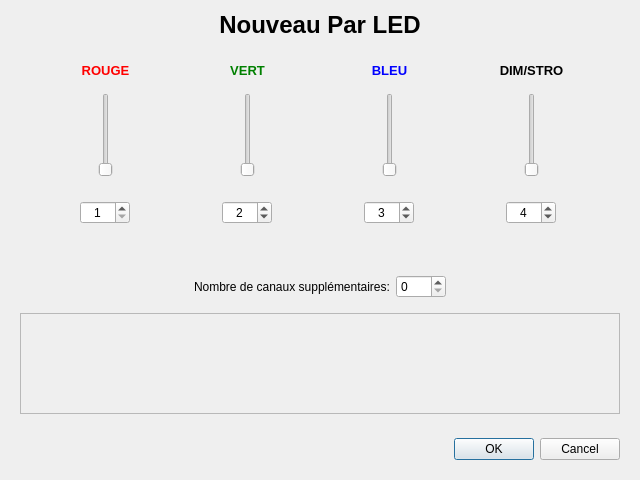
<?xml version="1.0" encoding="UTF-8"?>
<ui version="4.0">
 <class>FenetreAjoutPar</class>
 <widget class="QDialog" name="FenetreAjoutPar">
  <property name="geometry">
   <rect>
    <x>0</x>
    <y>0</y>
    <width>640</width>
    <height>480</height>
   </rect>
  </property>
  <property name="windowTitle">
   <string>Ajouter un Par LED</string>
  </property>
  <layout class="QVBoxLayout" name="verticalLayout_3">
   <item>
    <widget class="QLabel" name="labelTitre">
     <property name="text">
      <string>&lt;!DOCTYPE HTML PUBLIC &quot;-//W3C//DTD HTML 4.0//EN&quot; &quot;http://www.w3.org/TR/REC-html40/strict.dtd&quot;&gt;
&lt;html&gt;&lt;head&gt;&lt;meta name=&quot;qrichtext&quot; content=&quot;1&quot; /&gt;&lt;style type=&quot;text/css&quot;&gt;
p, li { white-space: pre-wrap; }
&lt;/style&gt;&lt;/head&gt;&lt;body style=&quot; font-family:'Droid Sans'; font-size:10pt; font-weight:400; font-style:normal;&quot;&gt;
&lt;p style=&quot; margin-top:0px; margin-bottom:0px; margin-left:0px; margin-right:0px; -qt-block-indent:0; text-indent:0px;&quot;&gt;&lt;span style=&quot; font-size:18pt; font-weight:600;&quot;&gt;Nouveau Par LED&lt;/span&gt;&lt;/p&gt;&lt;/body&gt;&lt;/html&gt;</string>
     </property>
     <property name="alignment">
      <set>Qt::AlignCenter</set>
     </property>
    </widget>
   </item>
   <item>
    <widget class="QWidget" name="conteneurMultiple" native="true">
     <layout class="QHBoxLayout" name="horizontalLayout_12">
      <item>
       <widget class="QWidget" name="conteneurRED" native="true">
        <property name="minimumSize">
         <size>
          <width>0</width>
          <height>0</height>
         </size>
        </property>
        <property name="maximumSize">
         <size>
          <width>101</width>
          <height>16777215</height>
         </size>
        </property>
        <layout class="QVBoxLayout" name="verticalLayout">
         <item>
          <widget class="QLabel" name="labelRED">
           <property name="text">
            <string>&lt;!DOCTYPE HTML PUBLIC &quot;-//W3C//DTD HTML 4.0//EN&quot; &quot;http://www.w3.org/TR/REC-html40/strict.dtd&quot;&gt;
&lt;html&gt;&lt;head&gt;&lt;meta name=&quot;qrichtext&quot; content=&quot;1&quot; /&gt;&lt;style type=&quot;text/css&quot;&gt;
p, li { white-space: pre-wrap; }
&lt;/style&gt;&lt;/head&gt;&lt;body style=&quot; font-family:'Droid Sans'; font-size:10pt; font-weight:400; font-style:normal;&quot;&gt;
&lt;p style=&quot; margin-top:0px; margin-bottom:0px; margin-left:0px; margin-right:0px; -qt-block-indent:0; text-indent:0px;&quot;&gt;&lt;span style=&quot; font-weight:600; color: red;&quot;&gt;ROUGE&lt;/span&gt;&lt;/p&gt;&lt;/body&gt;&lt;/html&gt;</string>
           </property>
           <property name="alignment">
            <set>Qt::AlignCenter</set>
           </property>
          </widget>
         </item>
         <item>
          <widget class="QWidget" name="conteneurSliderRED" native="true">
           <layout class="QHBoxLayout" name="horizontalLayout_2">
            <item>
             <spacer name="horizontalSpacer_2">
              <property name="orientation">
               <enum>Qt::Horizontal</enum>
              </property>
              <property name="sizeHint" stdset="0">
               <size>
                <width>40</width>
                <height>20</height>
               </size>
              </property>
             </spacer>
            </item>
            <item>
             <widget class="QSlider" name="verticalSliderRED">
              <property name="sizePolicy">
               <sizepolicy hsizetype="Fixed" vsizetype="Expanding">
                <horstretch>0</horstretch>
                <verstretch>0</verstretch>
               </sizepolicy>
              </property>
              <property name="maximum">
               <number>255</number>
              </property>
              <property name="orientation">
               <enum>Qt::Vertical</enum>
              </property>
             </widget>
            </item>
            <item>
             <spacer name="horizontalSpacer_3">
              <property name="orientation">
               <enum>Qt::Horizontal</enum>
              </property>
              <property name="sizeHint" stdset="0">
               <size>
                <width>40</width>
                <height>20</height>
               </size>
              </property>
             </spacer>
            </item>
           </layout>
          </widget>
         </item>
         <item>
          <widget class="QWidget" name="conteneurSpinBoxRED" native="true">
           <layout class="QHBoxLayout" name="horizontalLayout_3">
            <item>
             <spacer name="horizontalSpacer_4">
              <property name="orientation">
               <enum>Qt::Horizontal</enum>
              </property>
              <property name="sizeHint" stdset="0">
               <size>
                <width>40</width>
                <height>20</height>
               </size>
              </property>
             </spacer>
            </item>
            <item>
             <widget class="QSpinBox" name="spinBoxRED">
              <property name="minimumSize">
               <size>
                <width>50</width>
                <height>0</height>
               </size>
              </property>
              <property name="maximumSize">
               <size>
                <width>50</width>
                <height>16777215</height>
               </size>
              </property>
              <property name="alignment">
               <set>Qt::AlignCenter</set>
              </property>
              <property name="minimum">
               <number>1</number>
              </property>
              <property name="maximum">
               <number>512</number>
              </property>
             </widget>
            </item>
            <item>
             <spacer name="horizontalSpacer_5">
              <property name="orientation">
               <enum>Qt::Horizontal</enum>
              </property>
              <property name="sizeHint" stdset="0">
               <size>
                <width>40</width>
                <height>20</height>
               </size>
              </property>
             </spacer>
            </item>
           </layout>
          </widget>
         </item>
        </layout>
       </widget>
      </item>
      <item>
       <widget class="QWidget" name="conteneurGREEN" native="true">
        <property name="minimumSize">
         <size>
          <width>0</width>
          <height>0</height>
         </size>
        </property>
        <property name="maximumSize">
         <size>
          <width>101</width>
          <height>16777215</height>
         </size>
        </property>
        <layout class="QVBoxLayout" name="verticalLayout_4">
         <item>
          <widget class="QLabel" name="labelGREEN">
           <property name="text">
            <string>&lt;!DOCTYPE HTML PUBLIC &quot;-//W3C//DTD HTML 4.0//EN&quot; &quot;http://www.w3.org/TR/REC-html40/strict.dtd&quot;&gt;
&lt;html&gt;&lt;head&gt;&lt;meta name=&quot;qrichtext&quot; content=&quot;1&quot; /&gt;&lt;style type=&quot;text/css&quot;&gt;
p, li { white-space: pre-wrap; }
&lt;/style&gt;&lt;/head&gt;&lt;body style=&quot; font-family:'Droid Sans'; font-size:10pt; font-weight:400; font-style:normal;&quot;&gt;
&lt;p style=&quot; margin-top:0px; margin-bottom:0px; margin-left:0px; margin-right:0px; -qt-block-indent:0; text-indent:0px;&quot;&gt;&lt;span style=&quot; font-weight:600; color: green;&quot;&gt;VERT&lt;/span&gt;&lt;/p&gt;&lt;/body&gt;&lt;/html&gt;</string>
           </property>
           <property name="alignment">
            <set>Qt::AlignCenter</set>
           </property>
          </widget>
         </item>
         <item>
          <widget class="QWidget" name="conteneurSliderGREEN" native="true">
           <layout class="QHBoxLayout" name="horizontalLayout_4">
            <item>
             <spacer name="horizontalSpacer_10">
              <property name="orientation">
               <enum>Qt::Horizontal</enum>
              </property>
              <property name="sizeHint" stdset="0">
               <size>
                <width>40</width>
                <height>20</height>
               </size>
              </property>
             </spacer>
            </item>
            <item>
             <widget class="QSlider" name="verticalSliderGREEN">
              <property name="sizePolicy">
               <sizepolicy hsizetype="Fixed" vsizetype="Expanding">
                <horstretch>0</horstretch>
                <verstretch>0</verstretch>
               </sizepolicy>
              </property>
              <property name="maximum">
               <number>255</number>
              </property>
              <property name="orientation">
               <enum>Qt::Vertical</enum>
              </property>
             </widget>
            </item>
            <item>
             <spacer name="horizontalSpacer_11">
              <property name="orientation">
               <enum>Qt::Horizontal</enum>
              </property>
              <property name="sizeHint" stdset="0">
               <size>
                <width>40</width>
                <height>20</height>
               </size>
              </property>
             </spacer>
            </item>
           </layout>
          </widget>
         </item>
         <item>
          <widget class="QWidget" name="conteneurSpinBoxGREEN" native="true">
           <layout class="QHBoxLayout" name="horizontalLayout_7">
            <item>
             <spacer name="horizontalSpacer_12">
              <property name="orientation">
               <enum>Qt::Horizontal</enum>
              </property>
              <property name="sizeHint" stdset="0">
               <size>
                <width>40</width>
                <height>20</height>
               </size>
              </property>
             </spacer>
            </item>
            <item>
             <widget class="QSpinBox" name="spinBoxGREEN">
              <property name="minimumSize">
               <size>
                <width>50</width>
                <height>0</height>
               </size>
              </property>
              <property name="maximumSize">
               <size>
                <width>50</width>
                <height>16777215</height>
               </size>
              </property>
              <property name="alignment">
               <set>Qt::AlignCenter</set>
              </property>
              <property name="minimum">
               <number>1</number>
              </property>
              <property name="maximum">
               <number>512</number>
              </property>
              <property name="value">
               <number>2</number>
              </property>
             </widget>
            </item>
            <item>
             <spacer name="horizontalSpacer_13">
              <property name="orientation">
               <enum>Qt::Horizontal</enum>
              </property>
              <property name="sizeHint" stdset="0">
               <size>
                <width>40</width>
                <height>20</height>
               </size>
              </property>
             </spacer>
            </item>
           </layout>
          </widget>
         </item>
        </layout>
       </widget>
      </item>
      <item>
       <widget class="QWidget" name="conteneurBLUE" native="true">
        <property name="minimumSize">
         <size>
          <width>0</width>
          <height>0</height>
         </size>
        </property>
        <property name="maximumSize">
         <size>
          <width>101</width>
          <height>16777215</height>
         </size>
        </property>
        <layout class="QVBoxLayout" name="verticalLayout_5">
         <item>
          <widget class="QLabel" name="labelBLUE">
           <property name="text">
            <string>&lt;!DOCTYPE HTML PUBLIC &quot;-//W3C//DTD HTML 4.0//EN&quot; &quot;http://www.w3.org/TR/REC-html40/strict.dtd&quot;&gt;
&lt;html&gt;&lt;head&gt;&lt;meta name=&quot;qrichtext&quot; content=&quot;1&quot; /&gt;&lt;style type=&quot;text/css&quot;&gt;
p, li { white-space: pre-wrap; }
&lt;/style&gt;&lt;/head&gt;&lt;body style=&quot; font-family:'Droid Sans'; font-size:10pt; font-weight:400; font-style:normal;&quot;&gt;
&lt;p style=&quot; margin-top:0px; margin-bottom:0px; margin-left:0px; margin-right:0px; -qt-block-indent:0; text-indent:0px;&quot;&gt;&lt;span style=&quot; font-weight:600; color: blue;&quot;&gt;BLEU&lt;/span&gt;&lt;/p&gt;&lt;/body&gt;&lt;/html&gt;</string>
           </property>
           <property name="alignment">
            <set>Qt::AlignCenter</set>
           </property>
          </widget>
         </item>
         <item>
          <widget class="QWidget" name="conteneurSliderBLUE" native="true">
           <layout class="QHBoxLayout" name="horizontalLayout_8">
            <item>
             <spacer name="horizontalSpacer_14">
              <property name="orientation">
               <enum>Qt::Horizontal</enum>
              </property>
              <property name="sizeHint" stdset="0">
               <size>
                <width>40</width>
                <height>20</height>
               </size>
              </property>
             </spacer>
            </item>
            <item>
             <widget class="QSlider" name="verticalSliderBLUE">
              <property name="sizePolicy">
               <sizepolicy hsizetype="Fixed" vsizetype="Expanding">
                <horstretch>0</horstretch>
                <verstretch>0</verstretch>
               </sizepolicy>
              </property>
              <property name="maximum">
               <number>255</number>
              </property>
              <property name="orientation">
               <enum>Qt::Vertical</enum>
              </property>
             </widget>
            </item>
            <item>
             <spacer name="horizontalSpacer_15">
              <property name="orientation">
               <enum>Qt::Horizontal</enum>
              </property>
              <property name="sizeHint" stdset="0">
               <size>
                <width>40</width>
                <height>20</height>
               </size>
              </property>
             </spacer>
            </item>
           </layout>
          </widget>
         </item>
         <item>
          <widget class="QWidget" name="conteneurSpinBoxBLUE" native="true">
           <layout class="QHBoxLayout" name="horizontalLayout_9">
            <item>
             <spacer name="horizontalSpacer_16">
              <property name="orientation">
               <enum>Qt::Horizontal</enum>
              </property>
              <property name="sizeHint" stdset="0">
               <size>
                <width>40</width>
                <height>20</height>
               </size>
              </property>
             </spacer>
            </item>
            <item>
             <widget class="QSpinBox" name="spinBoxBLUE">
              <property name="minimumSize">
               <size>
                <width>50</width>
                <height>0</height>
               </size>
              </property>
              <property name="maximumSize">
               <size>
                <width>50</width>
                <height>16777215</height>
               </size>
              </property>
              <property name="alignment">
               <set>Qt::AlignCenter</set>
              </property>
              <property name="minimum">
               <number>1</number>
              </property>
              <property name="maximum">
               <number>512</number>
              </property>
              <property name="value">
               <number>3</number>
              </property>
             </widget>
            </item>
            <item>
             <spacer name="horizontalSpacer_17">
              <property name="orientation">
               <enum>Qt::Horizontal</enum>
              </property>
              <property name="sizeHint" stdset="0">
               <size>
                <width>40</width>
                <height>20</height>
               </size>
              </property>
             </spacer>
            </item>
           </layout>
          </widget>
         </item>
        </layout>
       </widget>
      </item>
      <item>
       <widget class="QWidget" name="conteneurDIMSTRO" native="true">
        <property name="minimumSize">
         <size>
          <width>0</width>
          <height>0</height>
         </size>
        </property>
        <property name="maximumSize">
         <size>
          <width>101</width>
          <height>16777215</height>
         </size>
        </property>
        <layout class="QVBoxLayout" name="verticalLayout_6">
         <item>
          <widget class="QLabel" name="labelDIMSTRO">
           <property name="text">
            <string>&lt;!DOCTYPE HTML PUBLIC &quot;-//W3C//DTD HTML 4.0//EN&quot; &quot;http://www.w3.org/TR/REC-html40/strict.dtd&quot;&gt;
&lt;html&gt;&lt;head&gt;&lt;meta name=&quot;qrichtext&quot; content=&quot;1&quot; /&gt;&lt;style type=&quot;text/css&quot;&gt;
p, li { white-space: pre-wrap; }
&lt;/style&gt;&lt;/head&gt;&lt;body style=&quot; font-family:'Droid Sans'; font-size:10pt; font-weight:400; font-style:normal;&quot;&gt;
&lt;p style=&quot; margin-top:0px; margin-bottom:0px; margin-left:0px; margin-right:0px; -qt-block-indent:0; text-indent:0px;&quot;&gt;&lt;span style=&quot; font-weight:600;&quot;&gt;DIM/STRO&lt;/span&gt;&lt;/p&gt;&lt;/body&gt;&lt;/html&gt;</string>
           </property>
           <property name="alignment">
            <set>Qt::AlignCenter</set>
           </property>
          </widget>
         </item>
         <item>
          <widget class="QWidget" name="conteneurSliderDIMSTRO" native="true">
           <layout class="QHBoxLayout" name="horizontalLayout_10">
            <item>
             <spacer name="horizontalSpacer_18">
              <property name="orientation">
               <enum>Qt::Horizontal</enum>
              </property>
              <property name="sizeHint" stdset="0">
               <size>
                <width>40</width>
                <height>20</height>
               </size>
              </property>
             </spacer>
            </item>
            <item>
             <widget class="QSlider" name="verticalSliderDIMSTRO">
              <property name="sizePolicy">
               <sizepolicy hsizetype="Fixed" vsizetype="Expanding">
                <horstretch>0</horstretch>
                <verstretch>0</verstretch>
               </sizepolicy>
              </property>
              <property name="maximum">
               <number>255</number>
              </property>
              <property name="orientation">
               <enum>Qt::Vertical</enum>
              </property>
             </widget>
            </item>
            <item>
             <spacer name="horizontalSpacer_19">
              <property name="orientation">
               <enum>Qt::Horizontal</enum>
              </property>
              <property name="sizeHint" stdset="0">
               <size>
                <width>40</width>
                <height>20</height>
               </size>
              </property>
             </spacer>
            </item>
           </layout>
          </widget>
         </item>
         <item>
          <widget class="QWidget" name="conteneurSpinBoxDIMSTRO" native="true">
           <layout class="QHBoxLayout" name="horizontalLayout_11">
            <item>
             <spacer name="horizontalSpacer_20">
              <property name="orientation">
               <enum>Qt::Horizontal</enum>
              </property>
              <property name="sizeHint" stdset="0">
               <size>
                <width>40</width>
                <height>20</height>
               </size>
              </property>
             </spacer>
            </item>
            <item>
             <widget class="QSpinBox" name="spinBoxDIMSTRO">
              <property name="minimumSize">
               <size>
                <width>50</width>
                <height>0</height>
               </size>
              </property>
              <property name="maximumSize">
               <size>
                <width>50</width>
                <height>16777215</height>
               </size>
              </property>
              <property name="alignment">
               <set>Qt::AlignCenter</set>
              </property>
              <property name="minimum">
               <number>1</number>
              </property>
              <property name="maximum">
               <number>512</number>
              </property>
              <property name="value">
               <number>4</number>
              </property>
             </widget>
            </item>
            <item>
             <spacer name="horizontalSpacer_21">
              <property name="orientation">
               <enum>Qt::Horizontal</enum>
              </property>
              <property name="sizeHint" stdset="0">
               <size>
                <width>40</width>
                <height>20</height>
               </size>
              </property>
             </spacer>
            </item>
           </layout>
          </widget>
         </item>
        </layout>
       </widget>
      </item>
     </layout>
    </widget>
   </item>
   <item>
    <widget class="QWidget" name="conteneurCanalSuppl" native="true">
     <layout class="QVBoxLayout" name="verticalLayout_2">
      <item>
       <widget class="QWidget" name="conteneurSuppl1" native="true">
        <layout class="QHBoxLayout" name="horizontalLayout_5">
         <item>
          <spacer name="horizontalSpacer_6">
           <property name="orientation">
            <enum>Qt::Horizontal</enum>
           </property>
           <property name="sizeHint" stdset="0">
            <size>
             <width>40</width>
             <height>20</height>
            </size>
           </property>
          </spacer>
         </item>
         <item>
          <widget class="QLabel" name="labelCanalSuppl">
           <property name="text">
            <string>Nombre de canaux supplémentaires:</string>
           </property>
          </widget>
         </item>
         <item>
          <widget class="QSpinBox" name="spinBoxSuppl">
           <property name="minimumSize">
            <size>
             <width>50</width>
             <height>0</height>
            </size>
           </property>
           <property name="maximumSize">
            <size>
             <width>50</width>
             <height>16777215</height>
            </size>
           </property>
           <property name="maximum">
            <number>10</number>
           </property>
          </widget>
         </item>
         <item>
          <spacer name="horizontalSpacer_7">
           <property name="orientation">
            <enum>Qt::Horizontal</enum>
           </property>
           <property name="sizeHint" stdset="0">
            <size>
             <width>40</width>
             <height>20</height>
            </size>
           </property>
          </spacer>
         </item>
        </layout>
       </widget>
      </item>
      <item>
       <widget class="QScrollArea" name="scrollArea">
        <property name="minimumSize">
         <size>
          <width>0</width>
          <height>100</height>
         </size>
        </property>
        <property name="widgetResizable">
         <bool>true</bool>
        </property>
        <widget class="QWidget" name="scrollAreaWidgetContents">
         <property name="geometry">
          <rect>
           <x>0</x>
           <y>0</y>
           <width>600</width>
           <height>96</height>
          </rect>
         </property>
        </widget>
       </widget>
      </item>
     </layout>
    </widget>
   </item>
   <item>
    <widget class="QWidget" name="conteneurBoutonBox" native="true">
     <layout class="QHBoxLayout" name="horizontalLayout">
      <item>
       <spacer name="horizontalSpacer">
        <property name="orientation">
         <enum>Qt::Horizontal</enum>
        </property>
        <property name="sizeHint" stdset="0">
         <size>
          <width>40</width>
          <height>20</height>
         </size>
        </property>
       </spacer>
      </item>
      <item>
       <widget class="QDialogButtonBox" name="buttonBox">
        <property name="standardButtons">
         <set>QDialogButtonBox::Cancel|QDialogButtonBox::Ok</set>
        </property>
       </widget>
      </item>
     </layout>
    </widget>
   </item>
  </layout>
 </widget>
 <resources/>
 <connections/>
</ui>
